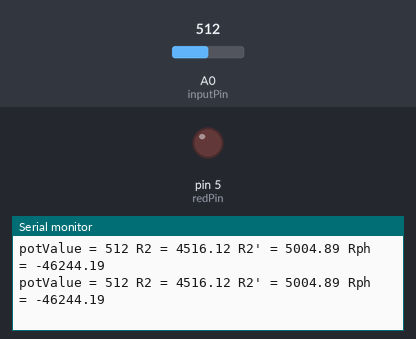
Bench run of a sketch on a simulated Arduino Uno, built with avr-gcc and run on an emulated ATmega328P. Shown: output pins drawn as LEDs (lit = HIGH), the last lines printed to the serial monitor. The test bench sets the inputs (shaded band); at power-on: A0 (inputPin) = 512.

Above: at 1.2 s.
1.3 s: A0 (inputPin) set to 107
At 1.33 s:
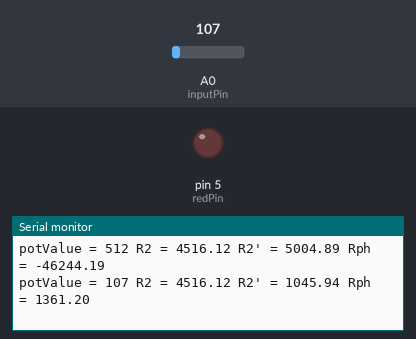
4.3 s: A0 (inputPin) set to 102
At 4.37 s:
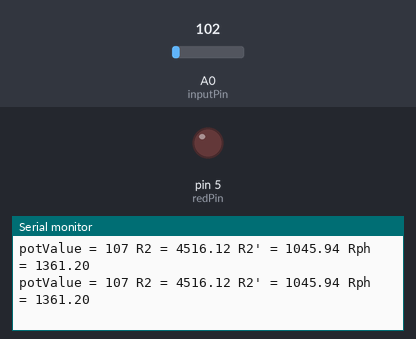
Timing chart, 0 to 7.3 s (numbered marks = the images above; inputs shaded):
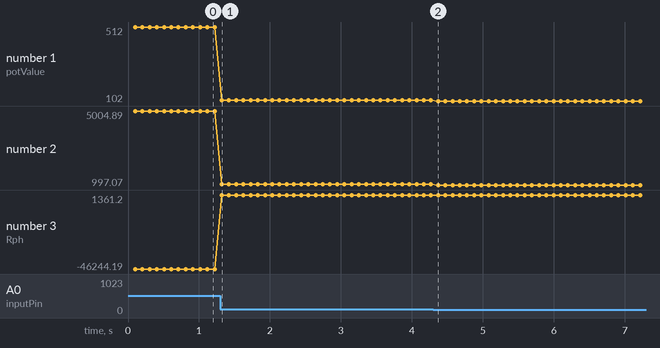

Measured:
- after the input at 1.3 s, the serial monitor: prints a new line at once (image 1)
- plotted number 1: 512 → 107 after the input at 1.3 s, 107 → 102 after the input at 4.3 s
- plotted number 2: 5004.89 → 1045.94 after the input at 1.3 s, 1045.94 → 997.07 after the input at 4.3 s
- plotted number 3: -46244.19 → 1361.2 after the input at 1.3 s, 1361.2 → 1279.57 after the input at 4.3 s

The sketch:

culating_The_Resistance_Of_PhotoResistor_Using_Potentiometer.ino
```cpp
int redPin = 5;
int inputPin = A0;
int potValue ;
float R2_;
float Rph;
float R2 = 4516.12;


void setup() {
  // put your setup code here, to run once:
  Serial.begin(9600);
  pinMode(redPin,OUTPUT);
  pinMode(inputPin, INPUT);

}

void loop() {
  // put your main code here, to run repeatedly:
  delay(100);

  potValue = analogRead(inputPin);

  R2_ = (10000./1023.)*potValue;
  Rph = 1/(1/R2_-1/R2);

  Serial.print("potValue = ");
  Serial.print(potValue);
  Serial.print(" R2 = 4516.12");
  Serial.print(" R2' = ");
  Serial.print(R2_);
  Serial.print(" Rph = ");
  Serial.println(Rph);


}
```
